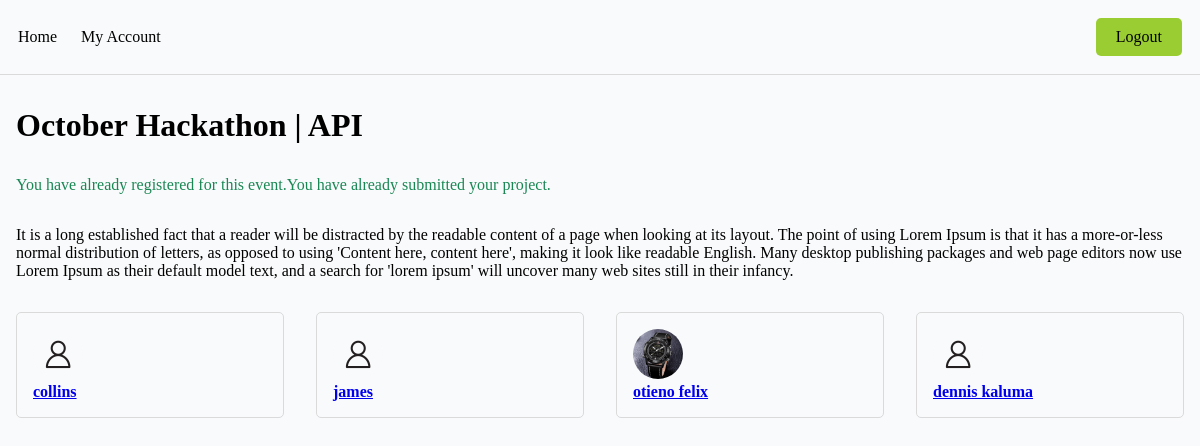
Screenshot of /event/1/ (signed in) with the database file from the repository.
### base/models.py (models this page shows, shortened)
class Event(models.Model):
    name = models.CharField(max_length=200)
    description = models.TextField(null=True, blank=True)
    participants = models.ManyToManyField(User, blank=True, related_name='events')
    start_date = models.DateTimeField(null=True)
    end_date = models.DateTimeField(null=True)
    registration_deadline = models.DateTimeField(null=True)
    updated = models.DateTimeField(auto_now=True)
    created = models.DateTimeField(auto_now_add=True)

class User(AbstractUser):
    name = models.CharField(max_length=100, null=True)
    email = models.EmailField(unique=True, null=True)
    bio = models.TextField(null=True, blank=True)
    avatar = models.ImageField(default='avatar.png')
    hackathon_participant = models.BooleanField(default=True, null=True)
    USERNAME_FIELD = 'email'
    REQUIRED_FIELDS = ['username']

### base/views.py (the view)
# urls.py: path('event/<str:pk>/', views.event_page, name='event'),
def event_page(request, pk):
    event = Event.objects.get(id=pk)
    registered = False
    submitted = False
    if request.user.is_authenticated:
        registered = request.user.events.filter(id=event.id).exists()
        submitted = Submission.objects.filter(participant=request.user, event=event).exists()
    context = {'event':event, 'registered':registered, 'submitted':submitted}
    return render(request, 'event.html', context)

### templates/event.html
{% extends 'main.html' %}
{% block content %}
    <div class="section">
        <h1>{{event.name}}</h1>
    </div>
    <div class="event-wrapper section">
        {% if registered %}
            <p class="text-success">You have already registered for this event. </p>
        {% else %}
            <a class="btn btn-primary" href="{% url 'registration-confirmation' event.id %}">Register</a>
        {% endif %}
        {% if submitted %}
            <p class="text-success">You have already submitted your project.</p>
        {% else %}
            <a class="btn btn-primary" href="{% url 'project-submission' event.id %}">Submit Project</a>
        {% endif %}
    </div>
    <div class="section">
        <p>{{event.description}}</p>
    </div>
    <div class="user-lists section">
        {% for user in event.participants.all %}
            <a href="{% url 'profile' user.id %}">
                <div class="wrapper-user">
                    <img class="user-avatar-sm" src="{{user.avatar.url}}" alt="">
                    <h4>{{user.name}}</h4>
                </div>
            </a>
        {% endfor %}
    </div>
{% endblock %}

### static/css/main.css (style rules this page uses)
* { box-sizing: border-box; margin: 0; padding: 0; background-color: rgb(249, 250, 251); }
.wrapper-user { border: 1px solid rgb(218, 218, 218); padding: 1em; border-radius: 5px; }
.user-avatar-sm { height: 50px; width: 50px; object-fit: cover; border-radius: 50%; }
.user-lists { display: grid; grid-template-columns: 1fr 1fr 1fr 1fr; gap: 2em; }
.event-wrapper { display: flex; flex-wrap: wrap; }
.section { margin: 2em 0; }
.text-success { color: #198754; }

### rows the page displays
Event: name "October Hackathon | API", description "It is a long established fact that a reader will be distracted by the readable content of a page when looking at its layout. The point of using Lorem Ipsum is that it has a more-or-less normal distribution of letters, as opposed to using 'Content here, content here', making it look like readable English. Many desktop publishing packages and web page editors now use Lorem Ipsum as their default model text, and a search for 'lorem ipsum' will uncover many web sites still in their infancy."
User: avatar (placeholder picture), name "collins"
User: avatar (placeholder picture), name "james"
User: avatar (picture), name "otieno felix"
User: avatar (placeholder picture), name "dennis kaluma"
